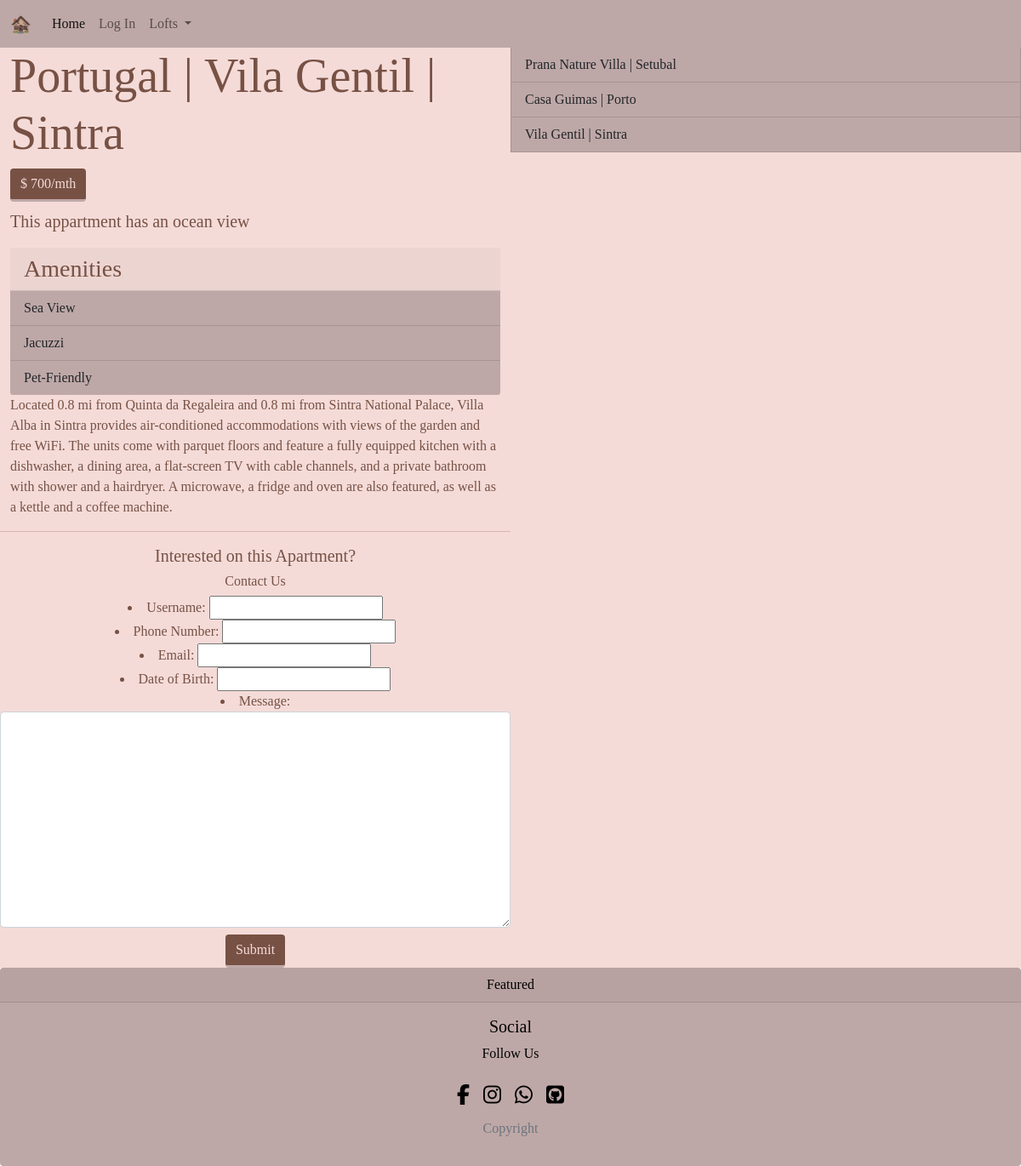
/loft/4, run on the app's committed database.
### loft/models.py (models this page shows, shortened)
class Loft(models.Model):
    amenities = models.ManyToManyField(Amenity, related_name="apartments", blank=True)
    city = models.ForeignKey(City, on_delete=models.CASCADE, related_name='lofts')
    address = models.CharField(max_length=250)
    price = models.IntegerField()
    size = models.IntegerField()
    description = models.CharField(max_length=100)
    long_description = models.CharField(max_length=800)
    name = models.CharField(max_length=100)

class City(models.Model):
    country = models.CharField(max_length=50, default="Portugal")
    name = models.CharField(max_length=50)
    abbreviation = models.CharField(max_length=6)
    description = models.CharField(max_length=150)

class Amenity(models.Model):
    name = models.CharField(max_length=100)

### loft/views.py (the view)
# urls.py: path('loft/<int:loft_id>', views.loft_page, name="loft_page"),
def loft_page(request, loft_id):
	return render(request, 'loft/loft_page.html', {'lofts': Loft.objects.all(), 'loft': Loft.objects.get(pk=loft_id), "contact_form": ContactForm()})

### loft/forms.py
class ContactForm(forms.Form):
    username = forms.CharField(max_length=50, label="Username")
    phone_number = forms.CharField(max_length=25, label="Phone Number")
    email = forms.EmailField(label="Email")
    date_of_birth = forms.DateField(label="Date of Birth", required=False)
    message = forms.CharField(label="Message", widget=forms.Textarea,  max_length=500)
    message.widget.attrs.update({"class": "form-control"})

### loft/templates/loft/loft_page.html (shortened to what this page needs)
{% extends 'loft/base.html' %}
{% block main %}
    {% load static %}
    <link rel="stylesheet" href="{% static 'loft/css/loft_page.css' %}">
    <div class="d-flex justify-content-around">
        <div class="col jumbotron jumbotron-fluid">
            <div class="container">
                <h1 class="display-4">{{ loft.city.country }} | {{ loft.name }} | {{ loft.city.name }} </h1>
                <h6> <button class="btn btn-primary">$ {{loft.price}}/mth </button></h6>
                <p class="lead">{{ loft.description }}</p>
                <div class="card">
                    <div class="card-header">
                        <h3 class="m-0">Amenities</h3>
                    </div>
                    <ul class="list-group list-group-flush">
                        {% for amenity in loft.amenities.all %}
                            <li class="list-group-item"> {{ amenity.name }} </li>
                        {% empty %}
                            <li class="list-group-item"> No Amenities Founded... </li>
                        {% endfor %}
                    </ul>
                </div>
                <p>{{ loft.long_description }}</p>
            </div>
            <div class="text-center">
                <hr>
                <h5>Interested on this Apartment?</h5>
                <h6> Contact Us </h6>
                <form action="{% url 'loft:contact' loft.id %}" method="post">
                    {{ contact_form.as_ul }}
                    <input class="btn btn-primary mt-2" type="submit" value="Submit">
                </form>
            </div>
        </div>
        <div class="col card" style="width: 18rem;">
            <ul class="list-group list-group-flush">
                {% for l in lofts  %}
                    <a href="{% url 'loft:loft_page' l.id %}"><li class="list-group-item"> {{ l.name }} | {{ l.city.name }} </li></a>
                {% endfor %}
            </ul>
        </div>
    </div>
{% endblock %}

### loft/static/loft/css/base.css (style rules this page uses)
* { scroll-behavior: smooth; box-sizing: border-box; padding: 0; margin: 0; font-family: 'Cormorant Garamond', serif; color: #775144; }
.card { background-color: #F4DBD8; }
.btn-primary { background-color: #775144; color: #F4DBD8; border: 0; border-bottom: 3px solid #BEA8A7; }

### loft/static/loft/css/loft_page.css (style rules this page uses)
.card { border: none; }
.card .list-group * { background-color: #BEA8A7; text-decoration: none; border-top: 0; }

### data on the page
Loft: city.country "Portugal", name "Vila Gentil", city.name "Sintra", price "700", description "This appartment has an ocean view", long_description "Located 0.8 mi from Quinta da Regaleira and 0.8 mi from Sintra National Palace, Villa Alba in Sintra provides air-conditioned accommodations with views of the garden and free WiFi. The units come with parquet floors and feature a fully equipped kitchen with a dishwasher, a dining area, a flat-screen TV with cable channels, and a private bathroom with shower and a hairdryer. A microwave, a fridge and oven are also featured, as well as a kettle and a coffee machine."
Amenity: name "Sea View"
Amenity: name "Jacuzzi"
Amenity: name "Pet-Friendly"
Loft: name "Prana Nature Villa", city.name "Setubal"
Loft: name "Casa Guimas", city.name "Porto"
